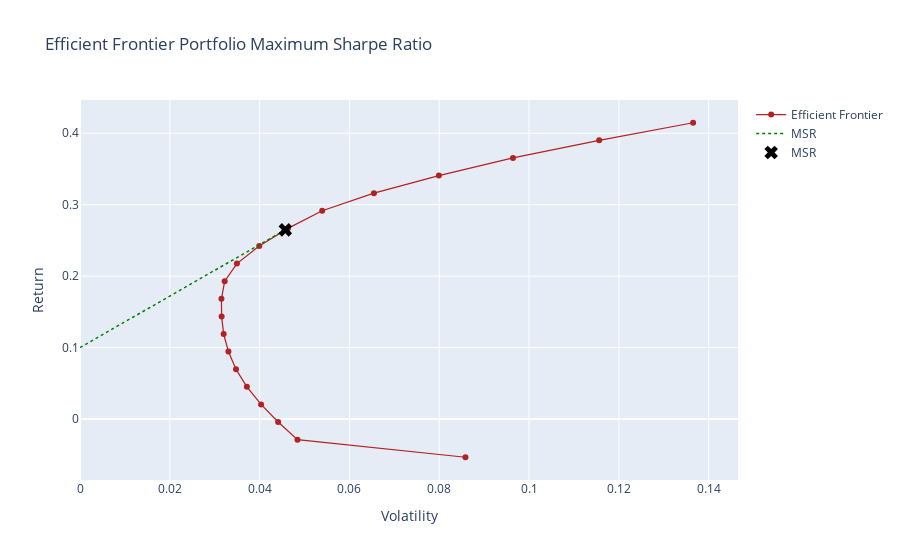

Write notebook code for a chart like this one.
### Code cell
# Visualización
erk.plot_ef(n_points = 20, 
            expected_returns = df_er, 
            covmat = df_cov, 
            title='Efficient Frontier Portfolio Maximum Sharpe Ratio', 
            show_cml=True, 
            risk_free_rate=0.1)

### Figure 1 — Plotly figure (JSON) as saved in the notebook; plotly's stock layout.template omitted (floating-point values rounded to 4 significant figures)
{"data": [{"hovertemplate": "%{y:.5f}", "line": {"color": "firebrick", "width": 1.25}, "mode": "lines+markers", "name": "Efficient Frontier", "type": "scatter", "x": [0.08584, 0.04843, 0.04412, 0.04033, 0.03717, 0.03473, 0.03305, 0.03199, 0.03154, 0.0315, 0.03222, 0.03495, 0.03991, 0.0463, 0.05394, 0.06546, 0.07992, 0.09642, 0.1156, 0.1365], "y": [-0.05355, -0.02891, -0.004266, 0.02038, 0.04502, 0.06967, 0.09431, 0.119, 0.1436, 0.1682, 0.1929, 0.2175, 0.2422, 0.2668, 0.2915, 0.3161, 0.3408, 0.3654, 0.39, 0.4147]}, {"hovertemplate": "%{y:.5f}", "line": {"color": "green", "dash": "dot", "width": 1.5}, "mode": "lines", "name": "MSR", "type": "scatter", "x": [0, 0.04572], "y": [0.1, 0.2647]}, {"hovertemplate": "%{y:.5f}", "marker": {"color": "black", "size": 12, "symbol": "x"}, "mode": "markers", "name": "MSR", "type": "scatter", "x": [0.04572], "y": [0.2647]}], "layout": {"hoverdistance": 200, "hovermode": "x unified", "spikedistance": 200, "title": {"text": "Efficient Frontier Portfolio Maximum Sharpe Ratio"}, "transition": {"duration": 500}, "xaxis": {"range": [0, 0.1465], "showspikes": true, "spikecolor": "#999999", "spikemode": "across", "spikethickness": 2, "title": {"text": "Volatility"}}, "yaxis": {"tickprefix": "", "title": {"text": "Return"}}}}
